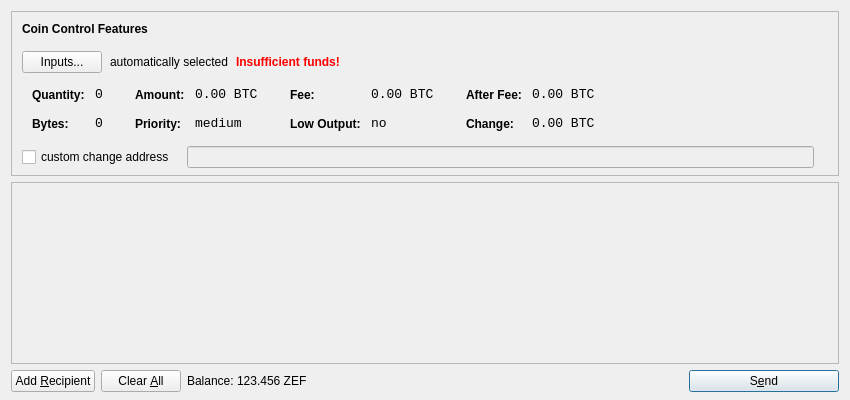
<?xml version="1.0" encoding="UTF-8"?>
<ui version="4.0">
 <class>SendCoinsDialog</class>
 <widget class="QDialog" name="SendCoinsDialog">
  <property name="geometry">
   <rect>
    <x>0</x>
    <y>0</y>
    <width>850</width>
    <height>400</height>
   </rect>
  </property>
  <property name="windowTitle">
   <string>Send Coins</string>
  </property>
  <layout class="QVBoxLayout" name="verticalLayout" stretch="0,1,0">
   <property name="bottomMargin">
    <number>8</number>
   </property>
   <item>
    <widget class="QFrame" name="frameCoinControl">
     <property name="sizePolicy">
      <sizepolicy hsizetype="Expanding" vsizetype="Expanding">
       <horstretch>0</horstretch>
       <verstretch>0</verstretch>
      </sizepolicy>
     </property>
     <property name="maximumSize">
      <size>
       <width>16777215</width>
       <height>16777215</height>
      </size>
     </property>
     <property name="frameShape">
      <enum>QFrame::StyledPanel</enum>
     </property>
     <property name="frameShadow">
      <enum>QFrame::Sunken</enum>
     </property>
     <layout class="QVBoxLayout" name="verticalLayoutCoinControl2">
      <property name="spacing">
       <number>-1</number>
      </property>
      <property name="leftMargin">
       <number>0</number>
      </property>
      <property name="topMargin">
       <number>0</number>
      </property>
      <property name="rightMargin">
       <number>0</number>
      </property>
      <property name="bottomMargin">
       <number>6</number>
      </property>
      <item>
       <layout class="QVBoxLayout" name="verticalLayoutCoinControl" stretch="0,0,0,0,1">
        <property name="spacing">
         <number>0</number>
        </property>
        <property name="leftMargin">
         <number>10</number>
        </property>
        <property name="topMargin">
         <number>10</number>
        </property>
        <item>
         <layout class="QHBoxLayout" name="horizontalLayoutCoinControl1">
          <property name="bottomMargin">
           <number>15</number>
          </property>
          <item>
           <widget class="QLabel" name="labelCoinControlFeatures">
            <property name="sizePolicy">
             <sizepolicy hsizetype="Preferred" vsizetype="Maximum">
              <horstretch>0</horstretch>
              <verstretch>0</verstretch>
             </sizepolicy>
            </property>
            <property name="font">
             <font>
              <weight>75</weight>
              <bold>true</bold>
             </font>
            </property>
            <property name="styleSheet">
             <string notr="true">font-weight:bold;</string>
            </property>
            <property name="text">
             <string>Coin Control Features</string>
            </property>
           </widget>
          </item>
         </layout>
        </item>
        <item>
         <layout class="QHBoxLayout" name="horizontalLayoutCoinControl2" stretch="0,0,0,0">
          <property name="spacing">
           <number>8</number>
          </property>
          <property name="bottomMargin">
           <number>10</number>
          </property>
          <item>
           <widget class="QPushButton" name="pushButtonCoinControl">
            <property name="styleSheet">
             <string notr="true"/>
            </property>
            <property name="text">
             <string>Inputs...</string>
            </property>
           </widget>
          </item>
          <item>
           <widget class="QLabel" name="labelCoinControlAutomaticallySelected">
            <property name="text">
             <string>automatically selected</string>
            </property>
            <property name="margin">
             <number>5</number>
            </property>
           </widget>
          </item>
          <item>
           <widget class="QLabel" name="labelCoinControlInsuffFunds">
            <property name="font">
             <font>
              <weight>75</weight>
              <bold>true</bold>
             </font>
            </property>
            <property name="styleSheet">
             <string notr="true">color:red;font-weight:bold;</string>
            </property>
            <property name="text">
             <string>Insufficient funds!</string>
            </property>
            <property name="margin">
             <number>5</number>
            </property>
           </widget>
          </item>
          <item>
           <spacer name="horizontalSpacerCoinControl">
            <property name="orientation">
             <enum>Qt::Horizontal</enum>
            </property>
            <property name="sizeHint" stdset="0">
             <size>
              <width>40</width>
              <height>1</height>
             </size>
            </property>
           </spacer>
          </item>
         </layout>
        </item>
        <item>
         <widget class="QWidget" name="widgetCoinControl" native="true">
          <property name="sizePolicy">
           <sizepolicy hsizetype="Preferred" vsizetype="Preferred">
            <horstretch>0</horstretch>
            <verstretch>0</verstretch>
           </sizepolicy>
          </property>
          <property name="minimumSize">
           <size>
            <width>0</width>
            <height>0</height>
           </size>
          </property>
          <property name="styleSheet">
           <string notr="true"/>
          </property>
          <layout class="QHBoxLayout" name="horizontalLayoutCoinControl5">
           <property name="margin">
            <number>0</number>
           </property>
           <item>
            <layout class="QHBoxLayout" name="horizontalLayoutCoinControl3" stretch="0,0,0,1">
             <property name="spacing">
              <number>20</number>
             </property>
             <property name="topMargin">
              <number>0</number>
             </property>
             <property name="bottomMargin">
              <number>10</number>
             </property>
             <item>
              <layout class="QFormLayout" name="formLayoutCoinControl1">
               <property name="horizontalSpacing">
                <number>10</number>
               </property>
               <property name="verticalSpacing">
                <number>14</number>
               </property>
               <property name="leftMargin">
                <number>10</number>
               </property>
               <property name="topMargin">
                <number>4</number>
               </property>
               <property name="rightMargin">
                <number>6</number>
               </property>
               <item row="0" column="0">
                <widget class="QLabel" name="labelCoinControlQuantityText">
                 <property name="styleSheet">
                  <string notr="true">font-weight:bold;</string>
                 </property>
                 <property name="text">
                  <string>Quantity:</string>
                 </property>
                 <property name="margin">
                  <number>0</number>
                 </property>
                </widget>
               </item>
               <item row="0" column="1">
                <widget class="QLabel" name="labelCoinControlQuantity">
                 <property name="font">
                  <font>
                   <family>Monospace</family>
                   <pointsize>10</pointsize>
                  </font>
                 </property>
                 <property name="cursor">
                  <cursorShape>IBeamCursor</cursorShape>
                 </property>
                 <property name="contextMenuPolicy">
                  <enum>Qt::ActionsContextMenu</enum>
                 </property>
                 <property name="text">
                  <string notr="true">0</string>
                 </property>
                 <property name="margin">
                  <number>0</number>
                 </property>
                 <property name="textInteractionFlags">
                  <set>Qt::LinksAccessibleByMouse|Qt::TextSelectableByKeyboard|Qt::TextSelectableByMouse</set>
                 </property>
                </widget>
               </item>
               <item row="1" column="0">
                <widget class="QLabel" name="labelCoinControlBytesText">
                 <property name="styleSheet">
                  <string notr="true">font-weight:bold;</string>
                 </property>
                 <property name="text">
                  <string>Bytes:</string>
                 </property>
                </widget>
               </item>
               <item row="1" column="1">
                <widget class="QLabel" name="labelCoinControlBytes">
                 <property name="font">
                  <font>
                   <family>Monospace</family>
                   <pointsize>10</pointsize>
                  </font>
                 </property>
                 <property name="cursor">
                  <cursorShape>IBeamCursor</cursorShape>
                 </property>
                 <property name="contextMenuPolicy">
                  <enum>Qt::ActionsContextMenu</enum>
                 </property>
                 <property name="text">
                  <string notr="true">0</string>
                 </property>
                 <property name="textInteractionFlags">
                  <set>Qt::LinksAccessibleByMouse|Qt::TextSelectableByKeyboard|Qt::TextSelectableByMouse</set>
                 </property>
                </widget>
               </item>
              </layout>
             </item>
             <item>
              <layout class="QFormLayout" name="formLayoutCoinControl2">
               <property name="horizontalSpacing">
                <number>10</number>
               </property>
               <property name="verticalSpacing">
                <number>14</number>
               </property>
               <property name="leftMargin">
                <number>6</number>
               </property>
               <property name="topMargin">
                <number>4</number>
               </property>
               <property name="rightMargin">
                <number>6</number>
               </property>
               <item row="0" column="0">
                <widget class="QLabel" name="labelCoinControlAmountText">
                 <property name="styleSheet">
                  <string notr="true">font-weight:bold;</string>
                 </property>
                 <property name="text">
                  <string>Amount:</string>
                 </property>
                 <property name="margin">
                  <number>0</number>
                 </property>
                </widget>
               </item>
               <item row="0" column="1">
                <widget class="QLabel" name="labelCoinControlAmount">
                 <property name="font">
                  <font>
                   <family>Monospace</family>
                   <pointsize>10</pointsize>
                  </font>
                 </property>
                 <property name="cursor">
                  <cursorShape>IBeamCursor</cursorShape>
                 </property>
                 <property name="contextMenuPolicy">
                  <enum>Qt::ActionsContextMenu</enum>
                 </property>
                 <property name="text">
                  <string notr="true">0.00 BTC</string>
                 </property>
                 <property name="textInteractionFlags">
                  <set>Qt::LinksAccessibleByMouse|Qt::TextSelectableByKeyboard|Qt::TextSelectableByMouse</set>
                 </property>
                </widget>
               </item>
               <item row="1" column="0">
                <widget class="QLabel" name="labelCoinControlPriorityText">
                 <property name="styleSheet">
                  <string notr="true">font-weight:bold;</string>
                 </property>
                 <property name="text">
                  <string>Priority:</string>
                 </property>
                </widget>
               </item>
               <item row="1" column="1">
                <widget class="QLabel" name="labelCoinControlPriority">
                 <property name="font">
                  <font>
                   <family>Monospace</family>
                   <pointsize>10</pointsize>
                  </font>
                 </property>
                 <property name="cursor">
                  <cursorShape>IBeamCursor</cursorShape>
                 </property>
                 <property name="contextMenuPolicy">
                  <enum>Qt::ActionsContextMenu</enum>
                 </property>
                 <property name="text">
                  <string>medium</string>
                 </property>
                 <property name="textInteractionFlags">
                  <set>Qt::LinksAccessibleByMouse|Qt::TextSelectableByKeyboard|Qt::TextSelectableByMouse</set>
                 </property>
                </widget>
               </item>
              </layout>
             </item>
             <item>
              <layout class="QFormLayout" name="formLayoutCoinControl3">
               <property name="horizontalSpacing">
                <number>10</number>
               </property>
               <property name="verticalSpacing">
                <number>14</number>
               </property>
               <property name="leftMargin">
                <number>6</number>
               </property>
               <property name="topMargin">
                <number>4</number>
               </property>
               <property name="rightMargin">
                <number>6</number>
               </property>
               <item row="0" column="0">
                <widget class="QLabel" name="labelCoinControlFeeText">
                 <property name="styleSheet">
                  <string notr="true">font-weight:bold;</string>
                 </property>
                 <property name="text">
                  <string>Fee:</string>
                 </property>
                 <property name="margin">
                  <number>0</number>
                 </property>
                </widget>
               </item>
               <item row="0" column="1">
                <widget class="QLabel" name="labelCoinControlFee">
                 <property name="font">
                  <font>
                   <family>Monospace</family>
                   <pointsize>10</pointsize>
                  </font>
                 </property>
                 <property name="cursor">
                  <cursorShape>IBeamCursor</cursorShape>
                 </property>
                 <property name="contextMenuPolicy">
                  <enum>Qt::ActionsContextMenu</enum>
                 </property>
                 <property name="text">
                  <string notr="true">0.00 BTC</string>
                 </property>
                 <property name="textInteractionFlags">
                  <set>Qt::LinksAccessibleByMouse|Qt::TextSelectableByKeyboard|Qt::TextSelectableByMouse</set>
                 </property>
                </widget>
               </item>
               <item row="1" column="0">
                <widget class="QLabel" name="labelCoinControlLowOutputText">
                 <property name="styleSheet">
                  <string notr="true">font-weight:bold;</string>
                 </property>
                 <property name="text">
                  <string>Low Output:</string>
                 </property>
                </widget>
               </item>
               <item row="1" column="1">
                <widget class="QLabel" name="labelCoinControlLowOutput">
                 <property name="font">
                  <font>
                   <family>Monospace</family>
                   <pointsize>10</pointsize>
                  </font>
                 </property>
                 <property name="cursor">
                  <cursorShape>IBeamCursor</cursorShape>
                 </property>
                 <property name="contextMenuPolicy">
                  <enum>Qt::ActionsContextMenu</enum>
                 </property>
                 <property name="text">
                  <string>no</string>
                 </property>
                 <property name="textInteractionFlags">
                  <set>Qt::LinksAccessibleByMouse|Qt::TextSelectableByKeyboard|Qt::TextSelectableByMouse</set>
                 </property>
                </widget>
               </item>
              </layout>
             </item>
             <item>
              <layout class="QFormLayout" name="formLayoutCoinControl4">
               <property name="horizontalSpacing">
                <number>10</number>
               </property>
               <property name="verticalSpacing">
                <number>14</number>
               </property>
               <property name="leftMargin">
                <number>6</number>
               </property>
               <property name="topMargin">
                <number>4</number>
               </property>
               <property name="rightMargin">
                <number>6</number>
               </property>
               <item row="0" column="0">
                <widget class="QLabel" name="labelCoinControlAfterFeeText">
                 <property name="styleSheet">
                  <string notr="true">font-weight:bold;</string>
                 </property>
                 <property name="text">
                  <string>After Fee:</string>
                 </property>
                 <property name="margin">
                  <number>0</number>
                 </property>
                </widget>
               </item>
               <item row="0" column="1">
                <widget class="QLabel" name="labelCoinControlAfterFee">
                 <property name="font">
                  <font>
                   <family>Monospace</family>
                   <pointsize>10</pointsize>
                  </font>
                 </property>
                 <property name="cursor">
                  <cursorShape>IBeamCursor</cursorShape>
                 </property>
                 <property name="contextMenuPolicy">
                  <enum>Qt::ActionsContextMenu</enum>
                 </property>
                 <property name="text">
                  <string notr="true">0.00 BTC</string>
                 </property>
                 <property name="textInteractionFlags">
                  <set>Qt::LinksAccessibleByMouse|Qt::TextSelectableByKeyboard|Qt::TextSelectableByMouse</set>
                 </property>
                </widget>
               </item>
               <item row="1" column="0">
                <widget class="QLabel" name="labelCoinControlChangeText">
                 <property name="styleSheet">
                  <string notr="true">font-weight:bold;</string>
                 </property>
                 <property name="text">
                  <string>Change:</string>
                 </property>
                </widget>
               </item>
               <item row="1" column="1">
                <widget class="QLabel" name="labelCoinControlChange">
                 <property name="font">
                  <font>
                   <family>Monospace</family>
                   <pointsize>10</pointsize>
                  </font>
                 </property>
                 <property name="cursor">
                  <cursorShape>IBeamCursor</cursorShape>
                 </property>
                 <property name="contextMenuPolicy">
                  <enum>Qt::ActionsContextMenu</enum>
                 </property>
                 <property name="text">
                  <string notr="true">0.00 BTC</string>
                 </property>
                 <property name="textInteractionFlags">
                  <set>Qt::LinksAccessibleByMouse|Qt::TextSelectableByKeyboard|Qt::TextSelectableByMouse</set>
                 </property>
                </widget>
               </item>
              </layout>
             </item>
            </layout>
           </item>
          </layout>
         </widget>
        </item>
        <item>
         <layout class="QHBoxLayout" name="horizontalLayoutCoinControl4" stretch="0,0,0">
          <property name="spacing">
           <number>12</number>
          </property>
          <property name="sizeConstraint">
           <enum>QLayout::SetDefaultConstraint</enum>
          </property>
          <property name="topMargin">
           <number>5</number>
          </property>
          <property name="rightMargin">
           <number>5</number>
          </property>
          <item>
           <widget class="QCheckBox" name="checkBoxCoinControlChange">
            <property name="text">
             <string>custom change address</string>
            </property>
           </widget>
          </item>
          <item>
           <widget class="QLineEdit" name="lineEditCoinControlChange">
            <property name="enabled">
             <bool>false</bool>
            </property>
            <property name="sizePolicy">
             <sizepolicy hsizetype="Expanding" vsizetype="Fixed">
              <horstretch>0</horstretch>
              <verstretch>0</verstretch>
             </sizepolicy>
            </property>
           </widget>
          </item>
          <item>
           <widget class="QLabel" name="labelCoinControlChangeLabel">
            <property name="sizePolicy">
             <sizepolicy hsizetype="Preferred" vsizetype="Expanding">
              <horstretch>0</horstretch>
              <verstretch>0</verstretch>
             </sizepolicy>
            </property>
            <property name="minimumSize">
             <size>
              <width>0</width>
              <height>0</height>
             </size>
            </property>
            <property name="text">
             <string/>
            </property>
            <property name="margin">
             <number>3</number>
            </property>
           </widget>
          </item>
         </layout>
        </item>
        <item>
         <spacer name="verticalSpacerCoinControl">
          <property name="orientation">
           <enum>Qt::Vertical</enum>
          </property>
          <property name="sizeHint" stdset="0">
           <size>
            <width>800</width>
            <height>1</height>
           </size>
          </property>
         </spacer>
        </item>
       </layout>
      </item>
     </layout>
    </widget>
   </item>
   <item>
    <widget class="QScrollArea" name="scrollArea">
     <property name="widgetResizable">
      <bool>true</bool>
     </property>
     <widget class="QWidget" name="scrollAreaWidgetContents">
      <property name="geometry">
       <rect>
        <x>0</x>
        <y>0</y>
        <width>830</width>
        <height>165</height>
       </rect>
      </property>
      <layout class="QVBoxLayout" name="verticalLayout_2">
       <property name="margin">
        <number>0</number>
       </property>
       <item>
        <layout class="QVBoxLayout" name="entries">
         <property name="spacing">
          <number>6</number>
         </property>
        </layout>
       </item>
       <item>
        <spacer name="verticalSpacer">
         <property name="orientation">
          <enum>Qt::Vertical</enum>
         </property>
         <property name="sizeHint" stdset="0">
          <size>
           <width>20</width>
           <height>40</height>
          </size>
         </property>
        </spacer>
       </item>
      </layout>
     </widget>
    </widget>
   </item>
   <item>
    <layout class="QHBoxLayout" name="horizontalLayout">
     <item>
      <widget class="QPushButton" name="addButton">
       <property name="toolTip">
        <string>Send to multiple recipients at once</string>
       </property>
       <property name="text">
        <string>Add &amp;Recipient</string>
       </property>
       <property name="icon">
        <iconset resource="../bitcoin.qrc">
         <normaloff>:/icons/add</normaloff>:/icons/add</iconset>
       </property>
       <property name="autoDefault">
        <bool>false</bool>
       </property>
      </widget>
     </item>
     <item>
      <widget class="QPushButton" name="clearButton">
       <property name="sizePolicy">
        <sizepolicy hsizetype="Minimum" vsizetype="Fixed">
         <horstretch>0</horstretch>
         <verstretch>0</verstretch>
        </sizepolicy>
       </property>
       <property name="toolTip">
        <string>Remove all transaction fields</string>
       </property>
       <property name="text">
        <string>Clear &amp;All</string>
       </property>
       <property name="icon">
        <iconset resource="../bitcoin.qrc">
         <normaloff>:/icons/remove</normaloff>:/icons/remove</iconset>
       </property>
       <property name="autoRepeatDelay">
        <number>300</number>
       </property>
       <property name="autoDefault">
        <bool>false</bool>
       </property>
      </widget>
     </item>
     <item>
      <layout class="QHBoxLayout" name="horizontalLayout_2">
       <property name="spacing">
        <number>3</number>
       </property>
       <item>
        <widget class="QLabel" name="label">
         <property name="text">
          <string>Balance:</string>
         </property>
        </widget>
       </item>
       <item>
        <widget class="QLabel" name="labelBalance">
         <property name="cursor">
          <cursorShape>IBeamCursor</cursorShape>
         </property>
         <property name="text">
          <string>123.456 ZEF</string>
         </property>
         <property name="textInteractionFlags">
          <set>Qt::LinksAccessibleByMouse|Qt::TextSelectableByKeyboard|Qt::TextSelectableByMouse</set>
         </property>
        </widget>
       </item>
      </layout>
     </item>
     <item>
      <spacer name="horizontalSpacer">
       <property name="orientation">
        <enum>Qt::Horizontal</enum>
       </property>
       <property name="sizeHint" stdset="0">
        <size>
         <width>40</width>
         <height>20</height>
        </size>
       </property>
      </spacer>
     </item>
     <item>
      <widget class="QPushButton" name="sendButton">
       <property name="minimumSize">
        <size>
         <width>150</width>
         <height>0</height>
        </size>
       </property>
       <property name="toolTip">
        <string>Confirm the send action</string>
       </property>
       <property name="text">
        <string>S&amp;end</string>
       </property>
       <property name="icon">
        <iconset resource="../bitcoin.qrc">
         <normaloff>:/icons/send</normaloff>:/icons/send</iconset>
       </property>
       <property name="default">
        <bool>true</bool>
       </property>
      </widget>
     </item>
    </layout>
   </item>
  </layout>
 </widget>
 <resources>
  <include location="../bitcoin.qrc"/>
 </resources>
 <connections/>
</ui>
